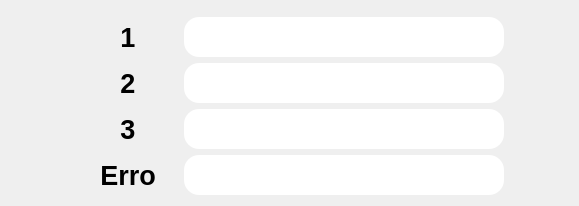
          <widget class="QWidget" name="page_2">
           <property name="geometry">
            <rect>
             <x>0</x>
             <y>0</y>
             <width>579</width>
             <height>206</height>
            </rect>
           </property>
           <attribute name="label">
            <string>Comparativo relativo</string>
           </attribute>
           <widget class="QWidget" name="gridLayoutWidget_6">
            <property name="geometry">
             <rect>
              <x>0</x>
              <y>0</y>
              <width>581</width>
              <height>212</height>
             </rect>
            </property>
            <layout class="QGridLayout" name="gridLayout_8">
             <item row="4" column="2">
              <widget class="QPushButton" name="main_last_res_error_field">
               <property name="enabled">
                <bool>true</bool>
               </property>
               <property name="minimumSize">
                <size>
                 <width>320</width>
                 <height>40</height>
                </size>
               </property>
               <property name="maximumSize">
                <size>
                 <width>200</width>
                 <height>40</height>
                </size>
               </property>
               <property name="font">
                <font>
                 <pointsize>20</pointsize>
                 <weight>75</weight>
                 <bold>true</bold>
                </font>
               </property>
               <property name="styleSheet">
                <string notr="true">color: rgb(0, 0, 0);
background-color: rgb(255, 255, 255);
border: none;
border-radius: 15px;</string>
               </property>
               <property name="text">
                <string/>
               </property>
              </widget>
             </item>
             <item row="4" column="1">
              <widget class="QLabel" name="label_23">
               <property name="sizePolicy">
                <sizepolicy hsizetype="Preferred" vsizetype="Expanding">
                 <horstretch>0</horstretch>
                 <verstretch>0</verstretch>
                </sizepolicy>
               </property>
               <property name="minimumSize">
                <size>
                 <width>100</width>
                 <height>40</height>
                </size>
               </property>
               <property name="maximumSize">
                <size>
                 <width>100</width>
                 <height>40</height>
                </size>
               </property>
               <property name="font">
                <font>
                 <pointsize>20</pointsize>
                 <weight>75</weight>
                 <bold>true</bold>
                </font>
               </property>
               <property name="styleSheet">
                <string notr="true">QFrame {
	background: none;
	background-color: rgb(64, 64, 64);
	color: rgb(255, 255, 255);
	border-radius: 15px;
	border: 1px solid  rgb(64, 64, 64);
};</string>
               </property>
               <property name="text">
                <string>Erro</string>
               </property>
               <property name="alignment">
                <set>Qt::AlignCenter</set>
               </property>
               <property name="indent">
                <number>-1</number>
               </property>
              </widget>
             </item>
             <item row="2" column="2">
              <widget class="QPushButton" name="main_2nd_last_res_field">
               <property name="enabled">
                <bool>true</bool>
               </property>
               <property name="minimumSize">
                <size>
                 <width>320</width>
                 <height>40</height>
                </size>
               </property>
               <property name="maximumSize">
                <size>
                 <width>200</width>
                 <height>40</height>
                </size>
               </property>
               <property name="font">
                <font>
                 <pointsize>20</pointsize>
                 <weight>75</weight>
                 <bold>true</bold>
                </font>
               </property>
               <property name="styleSheet">
                <string notr="true">color: rgb(0, 0, 0);
background-color: rgb(255, 255, 255);
border: none;
border-radius: 15px;</string>
               </property>
               <property name="text">
                <string/>
               </property>
              </widget>
             </item>
             <item row="3" column="2">
              <widget class="QPushButton" name="main_3rd_last_res_field">
               <property name="enabled">
                <bool>true</bool>
               </property>
               <property name="minimumSize">
                <size>
                 <width>320</width>
                 <height>40</height>
                </size>
               </property>
               <property name="maximumSize">
                <size>
                 <width>200</width>
                 <height>40</height>
                </size>
               </property>
               <property name="font">
                <font>
                 <pointsize>20</pointsize>
                 <weight>75</weight>
                 <bold>true</bold>
                </font>
               </property>
               <property name="styleSheet">
                <string notr="true">color: rgb(0, 0, 0);
background-color: rgb(255, 255, 255);
border: none;
border-radius: 15px;</string>
               </property>
               <property name="text">
                <string/>
               </property>
              </widget>
             </item>
             <item row="1" column="2">
              <widget class="QPushButton" name="main_last_res_field">
               <property name="enabled">
                <bool>true</bool>
               </property>
               <property name="minimumSize">
                <size>
                 <width>320</width>
                 <height>40</height>
                </size>
               </property>
               <property name="maximumSize">
                <size>
                 <width>200</width>
                 <height>40</height>
                </size>
               </property>
               <property name="font">
                <font>
                 <pointsize>20</pointsize>
                 <weight>75</weight>
                 <bold>true</bold>
                </font>
               </property>
               <property name="styleSheet">
                <string notr="true">color: rgb(0, 0, 0);
background-color: rgb(255, 255, 255);
border: none;
border-radius: 15px;</string>
               </property>
               <property name="text">
                <string/>
               </property>
              </widget>
             </item>
             <item row="1" column="3">
              <spacer name="horizontalSpacer_2">
               <property name="orientation">
                <enum>Qt::Horizontal</enum>
               </property>
               <property name="sizeHint" stdset="0">
                <size>
                 <width>40</width>
                 <height>20</height>
                </size>
               </property>
              </spacer>
             </item>
             <item row="5" column="2">
              <spacer name="verticalSpacer_3">
               <property name="orientation">
                <enum>Qt::Vertical</enum>
               </property>
               <property name="sizeHint" stdset="0">
                <size>
                 <width>20</width>
                 <height>40</height>
                </size>
               </property>
              </spacer>
             </item>
             <item row="1" column="1">
              <widget class="QLabel" name="label_21">
               <property name="sizePolicy">
                <sizepolicy hsizetype="Preferred" vsizetype="Expanding">
                 <horstretch>0</horstretch>
                 <verstretch>0</verstretch>
                </sizepolicy>
               </property>
               <property name="minimumSize">
                <size>
                 <width>100</width>
                 <height>40</height>
                </size>
               </property>
               <property name="maximumSize">
                <size>
                 <width>100</width>
                 <height>40</height>
                </size>
               </property>
               <property name="font">
                <font>
                 <pointsize>20</pointsize>
                 <weight>75</weight>
                 <bold>true</bold>
                </font>
               </property>
               <property name="styleSheet">
                <string notr="true">QFrame {
	background: none;
	background-color: rgb(64, 64, 64);
	color: rgb(255, 255, 255);
	border-radius: 15px;
	border: 1px solid  rgb(64, 64, 64);
};</string>
               </property>
               <property name="text">
                <string>1</string>
               </property>
               <property name="alignment">
                <set>Qt::AlignCenter</set>
               </property>
               <property name="indent">
                <number>-1</number>
               </property>
              </widget>
             </item>
             <item row="2" column="1">
              <widget class="QLabel" name="label_24">
               <property name="sizePolicy">
                <sizepolicy hsizetype="Preferred" vsizetype="Expanding">
                 <horstretch>0</horstretch>
                 <verstretch>0</verstretch>
                </sizepolicy>
               </property>
               <property name="minimumSize">
                <size>
                 <width>100</width>
                 <height>40</height>
                </size>
               </property>
               <property name="maximumSize">
                <size>
                 <width>100</width>
                 <height>40</height>
                </size>
               </property>
               <property name="font">
                <font>
                 <pointsize>20</pointsize>
                 <weight>75</weight>
                 <bold>true</bold>
                </font>
               </property>
               <property name="styleSheet">
                <string notr="true">QFrame {
	background: none;
	background-color: rgb(64, 64, 64);
	color: rgb(255, 255, 255);
	border-radius: 15px;
	border: 1px solid  rgb(64, 64, 64);
};</string>
               </property>
               <property name="text">
                <string>2</string>
               </property>
               <property name="alignment">
                <set>Qt::AlignCenter</set>
               </property>
               <property name="indent">
                <number>-1</number>
               </property>
              </widget>
             </item>
             <item row="3" column="1">
              <widget class="QLabel" name="label_22">
               <property name="sizePolicy">
                <sizepolicy hsizetype="Preferred" vsizetype="Expanding">
                 <horstretch>0</horstretch>
                 <verstretch>0</verstretch>
                </sizepolicy>
               </property>
               <property name="minimumSize">
                <size>
                 <width>100</width>
                 <height>40</height>
                </size>
               </property>
               <property name="maximumSize">
                <size>
                 <width>100</width>
                 <height>40</height>
                </size>
               </property>
               <property name="font">
                <font>
                 <pointsize>20</pointsize>
                 <weight>75</weight>
                 <bold>true</bold>
                </font>
               </property>
               <property name="styleSheet">
                <string notr="true">QFrame {
	background: none;
	background-color: rgb(64, 64, 64);
	color: rgb(255, 255, 255);
	border-radius: 15px;
	border: 1px solid  rgb(64, 64, 64);
};</string>
               </property>
               <property name="text">
                <string>3</string>
               </property>
               <property name="alignment">
                <set>Qt::AlignCenter</set>
               </property>
               <property name="indent">
                <number>-1</number>
               </property>
              </widget>
             </item>
             <item row="1" column="0">
              <spacer name="horizontalSpacer">
               <property name="orientation">
                <enum>Qt::Horizontal</enum>
               </property>
               <property name="sizeHint" stdset="0">
                <size>
                 <width>40</width>
                 <height>20</height>
                </size>
               </property>
              </spacer>
             </item>
             <item row="0" column="2">
              <spacer name="verticalSpacer_4">
               <property name="orientation">
                <enum>Qt::Vertical</enum>
               </property>
               <property name="sizeHint" stdset="0">
                <size>
                 <width>20</width>
                 <height>40</height>
                </size>
               </property>
              </spacer>
             </item>
            </layout>
           </widget>
          </widget>
